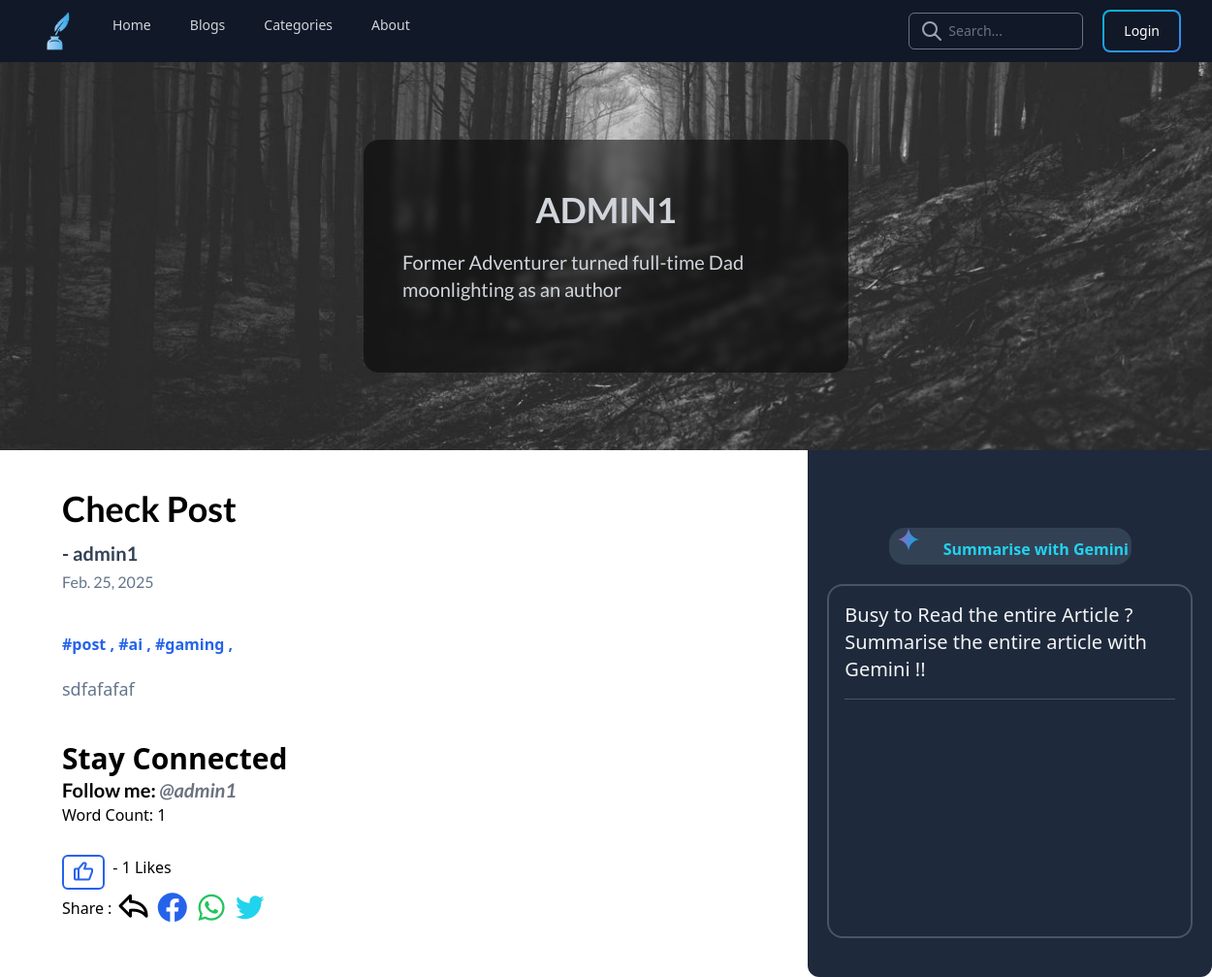
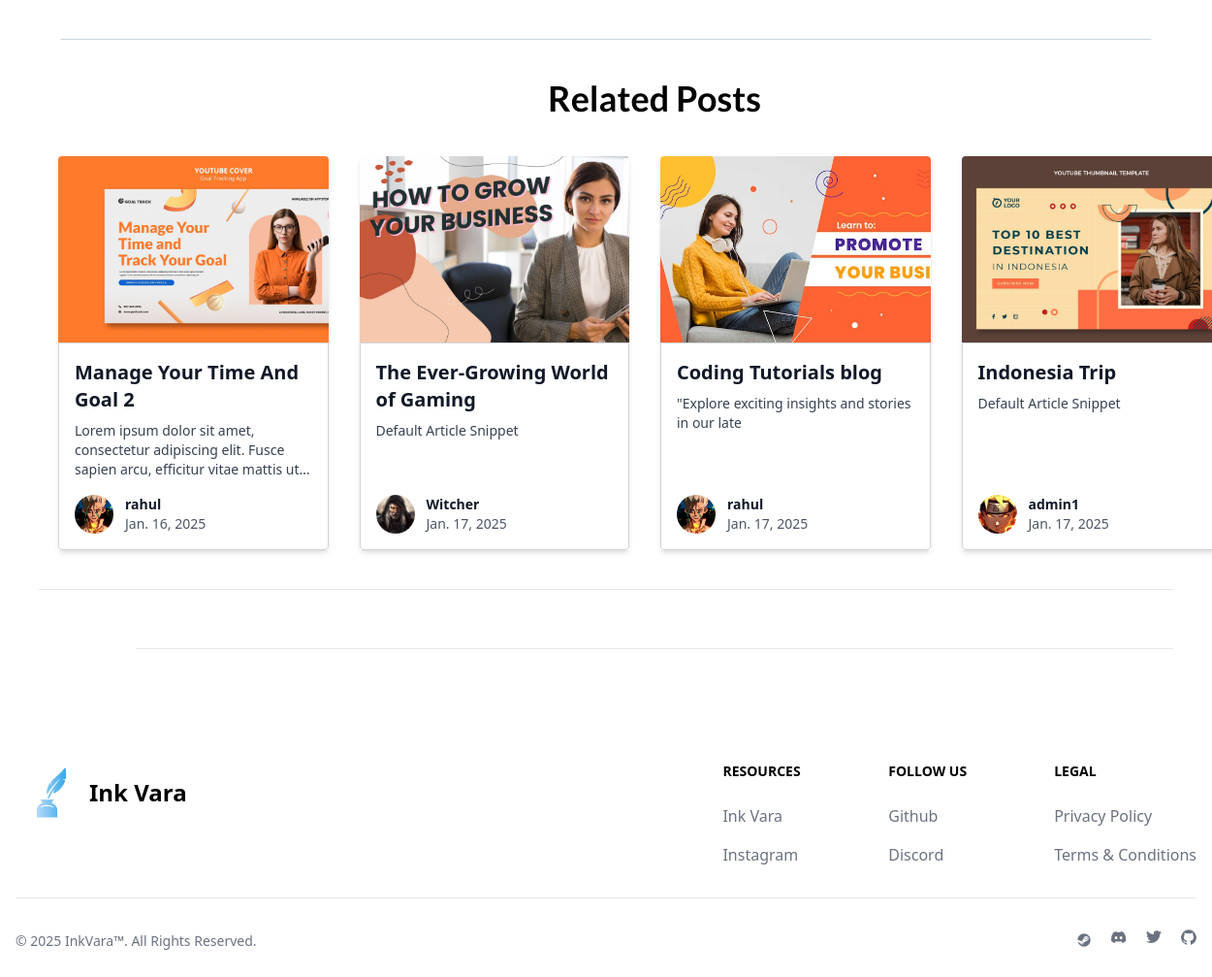
The page /blogarea/article/32/ on the database its author committed (2 pictures, top to bottom).
### blogarea/models.py (models this page shows, shortened)
class Post(models.Model):
    choices = Category.objects.all().values_list('name','name')
    title = models.CharField(max_length=255)
    author = models.ForeignKey(User,on_delete=models.CASCADE,null=True,blank=True)
    post_date = models.DateField(auto_now_add=True)
    hashtags = models.TextField(max_length=200,null=True)
    category = models.CharField(choices=choices,max_length=255,default="Uncategorized")
    articleSnippet = models.CharField(max_length=50)
    thumbnail = models.ImageField(upload_to='thumbnail/',null=True,blank=True, default='thumbnail/thumbnail.jpg')
    like = models.ManyToManyField(User,related_name='blog_posts',null=True,blank=True)
    tags = models.ManyToManyField("Hashtag",related_name="posts",null=True,blank=True)
    body = RichTextField(blank=True,null=True)
    def total_likes(self):
        return self.like.count()
    def word_count(self):
        text_content = strip_tags(self.body)
        return len(text_content.split())

class Profile(models.Model):
    user = models.OneToOneField(User,null=True,on_delete=models.CASCADE)
    profileImage = models.ImageField(upload_to='profile_pics',null=True,blank=True,default="profile_pics/default_profile_pic.jpg")
    profileBackground = models.ImageField(upload_to='profile_background',null=True,blank=True)
    bio = models.TextField()
    blogcaption = models.CharField(max_length=150,null=True,blank=True,default="Former Adventurer turned full-time Dad moonlighting as an author")
    contact = PhoneNumberField(blank=True, null=True)
    location = models.CharField(max_length=150,null=True,blank=True,default="Earth")
    occupation = models.CharField(max_length=50,null=True,blank=True,default="Occupation")
    industry = models.CharField(max_length=50,null=True,blank=True,default="Industry")
    position = models.CharField(max_length=50,null=True,blank=True,default="position")
    skills = models.TextField(null=True,blank=True,help_text="Enter your skills separated by commas")
    education = models.TextField(null=True,blank=True)
    twitter_link = models.URLField(max_length=200,null=True,blank=True,default="https://x.com/")
    instagram_link = models.URLField(max_length=200,null=True,blank=True,default="https://instagram.com/")
    youtube_link = models.URLField(max_length=200,null=True,blank=True,default="https://youtube.com/")

class Hashtag(models.Model):
    tag = models.CharField(max_length = 20,null=True,blank=True)
    post = models.ManyToManyField(Post,null=True,related_name='hashtag_posts')
    def __str__(self):
        return self.tag

### blogarea/views.py (the view, shortened to what this page needs)
# urls.py: path('article/<int:pk>/', ArticleDetailView.as_view(), name="ArticleDetailView"),
class ArticleDetailView(DetailView,FormMixin):
    model = Post
    template_name = 'article_Detail.html'
    form_class = CommentForm
    def get_context_data(self, *args, **kwargs):
        context = super(ArticleDetailView, self).get_context_data(*args, **kwargs)
        posts = Post.objects.annotate(like_count=Count('like')).order_by('-like_count')
        current_post = get_object_or_404(Post,id=self.kwargs['pk'])
        related_posts = posts.filter(Q(category=current_post.category) | Q(tags__tag__in=current_post.tags.all()) ).exclude(id=current_post.id)
        total_words = current_post.word_count()
        total_likes = current_post.total_likes()
        has_liked = self.request.user in current_post.like.all() if self.request.user.is_authenticated else False
        comments = Comment.objects.filter(post_id = current_post.id)
        comments_number = comments.count()
        context['current_post'] = current_post
        context['comments_number'] = comments_number
        context['comments'] =  list(comments.filter(user=self.request.user)) + list(comments.exclude(user=self.request.user).order_by('-comment_date')) if self.request.user.is_authenticated else list(comments)
        context['form'] = self.get_form()
        context['has_liked'] = has_liked
        context['related_posts'] = related_posts[:4]
        context['posts'] = posts
        context['total_likes'] = total_likes
        context['total_words'] = total_words
        return context

### blogarea/forms.py
class CommentForm(forms.ModelForm):
    class Meta:
        model = Comment
        fields = ['body']
        labels = {'body':'Comment'}
        widgets = {
            'body' : forms.Textarea(attrs={'placeholder':'Comment Here !!',
                                           'id':'comment-text',
                                           'rows':5,
                                           'cols':50,
                                           'style':' ',})
        }

### blogarea/templates/article_Detail.html (shortened to what this page needs)
{% load static tailwind_tags %}
<!DOCTYPE html>
<html lang="en" class="w-full">
  <head>
    <link
      href="https://unpkg.com/boxicons@2.1.4/css/boxicons.min.css"
      rel="stylesheet"
    />
    {% tailwind_css %} {% load static %}
  </head>
  <body class="min-h-screen w-full flex flex-col overflow-x-hidden">
    {% include 'nav.html' %}
    <div class="flex-grow grid grid-rows-[400px_auto] min-h-[800px]">
      <div
        class="w-full h-full max-h-[650px] relative bg-cover bg-center flex justify-center items-center"
        style="background-image: url('{%static 'bg.jpg'%}')"
      >
        <div
          class="w-4/5 md:w-2/5 h-3/5 rounded-2xl backdrop-blur-sm bg-black/50 flex justify-center items-center flex-col sm:px-10 px-5"
        >
          <a
            href="{% url 'show_profile_page' post.author.profile.id%}"
            style="font-family: lato"
            class="text-gray-300 text-4xl font-bold mb-5 cursor-pointer hover:text-white"
          >
            {{post.author | upper}}
          </a>
          <h1
            style="font-family: lato"
            class="text-gray-300 text-xl font-normal mb-5"
          >
            {{post.author.profile.blogcaption}}
          </h1>
        </div>
      </div>
      <div
        class="grid grid-rows-[1fr_auto] ml:grid-cols-[2fr_1fr] w-full ml:px-0"
      >
        <div class="w-full py-10 pl-3 px-7 ml:pr-20 ml:pl-16">
          <h1
            style="font-family: lato"
            class="text-4xl font-bold mb-3 relative"
            id="title"
          >
            {{post.title}}
          </h1>
          <h1
            style="font-family: lato"
            class="text-xl text-slate-700 font-bold mb-1"
          >
            -&nbsp;{{post.author}}
          </h1>
          <h2
            style="font-family: lato"
            class="text-1xl font-normal text-slate-500 mb-10"
          >
            {{post.post_date}}
          </h2>
          <h1 class="mb-5 text-xm text-blue-600 font-semibold">
            {% if post.tags %} {% for tag in post.tags.all %}
            <a href="{% url 'categories_detail' tag %}">#{{tag}}</a>&nbsp;,
            {% endfor %} {% endif %}
          </h1>
          <h1 class="text-slate-500 sm:text-lg text-md" id="body">
            {{post.body|safe}}
          </h1>
          <h1 class="text-3xl font-bold mt-10 mb-10s">Stay Connected</h1>
          <h1 class="text-xl font-semibold" style="font-family: lato">
            Follow me:&nbsp;<a
              href="{{post.author.profile.instagram_link}}"
              class="text-gray-500 italic"
              >@{{post.author|lower}}</a
            >
          </h1>
          <h1 class="mb-5">Word Count: {{total_words}}</h1>
          <form
            action="{% url 'like_post' post.pk %}"
            method="post"
            id="like-form"
          >
            <button
              type="submit"
              name="post_id"
              value="{{ post.id }}"
              id="LikeButton"
            >
              {% if not has_liked %}
              <i
                id="like-icon"
                class="bx bx-like text-2xl translate-y-1/4 text-blue-600 bg-white border-2 border-blue-600 px-2 py-1 hover:text-white hover:bg-blue-600 rounded-md"
              ></i>
              {%else%}
              <i
                id="like-icon"
                class="bx bx-like text-2xl translate-y-1/4 text-white bg-blue-600 px-2 py-1 rounded-md"
              ></i>
              {% endif %}
            </button>
            <label style="margin-top: 10px" for="LikeButton"
              >&nbsp;-
              <span id="like-number">{{total_likes}}</span> Likes</label
            >
          </form>
          <p>
            Share :
            <a
              href="https://www.facebook.com/sharer/sharer.php?u={{ request.build_absolute_uri }}"
              target="_blank"
              ><i class="bx bx-share transform text-4xl translate-y-1/4"></i
            ></a>
            <a
              href="https://www.facebook.com/sharer/sharer.php?u={{ request.build_absolute_uri }}"
              target="_blank"
              ><i
                class="bx bxl-facebook-circle text-blue-600 text-4xl translate-y-1/4"
              ></i
            ></a>
            <a
              href="https://api.whatsapp.com/send?text=Check this out: {{ request.build_absolute_uri }}"
              target="_blank"
            >
              <i
                class="bx bxl-whatsapp text-green-500 text-4xl translate-y-1/4"
              ></i>
            </a>
            <a
              href="https://twitter.com/intent/tweet?url={{ request.build_absolute_uri }}&text=Check this out!"
              target="_blank"
              ><i
                class="bx bxl-twitter text-cyan-400 text-4xl translate-y-1/4"
              ></i
            ></a>
          </p>
        </div>
        <div class="py-10 px-5 bg-slate-800 flex flex-col sm:rounded-b-xl">
          <button
            onclick="fetchResponse()"
            class="w-[250px] h-[50px] mb-5 flex rounded-2xl text-cyan-400 font-semibold bg-slate-700 hover:bg-slate-600 mt-10 left-1/2 relative translate-x-[-50%]"
          >
            <span class="relative top-1/4 ml-4">Summarise with Gemini</span>
          </button>
          <div
            class="border-2 border-slate-600 border-solid rounded-2xl h-full p-4"
          >
            <h1 class="text-md sm:text-xl text-gray-100 mb-4">
              Busy to Read the entire Article ? Summarise the entire article
              with Gemini !!
            </h1>
            <hr class="border-1 border-slate-600 border-solid" />
            <h1
              id="response"
              class="text-slate-300 text-sm mt-4 min-h-[200px]"
            ></h1>
          </div>
        </div>
      </div>
      <hr
        class="mt-10 border-1 border-slate-300 w-[90%] ml-[50%] translate-x-[-50%]"
      />
      <div
        class="ml-0 sm:ml-10 w-full flex justify-center flex-col items-center"
      >
        <h1 style="font-family: lato" class="my-10 ml-5 font-bold text-4xl">
          Related Posts
        </h1>
        <div
          id="cardContainer"
          class="grid grid-cols-1 md:grid-cols-4 sm:grid-cols-3 gap-8 w-full pb-10 px-5"
        >
          {% for post in related_posts%} {% include 'cards.html'%} {% endfor %}
        </div>
      </div>
    </div>
    <div class="flex-grow flex flex-col pb-5">
      <hr class="mx-10 mb-5" />
      <div class="pl-4 ml:pl-[100px] relative">
        <hr class="mx-10 mt-10" />
        <br />
      </div>
    </div>
    {% include 'footerCode.html' %} {% include 'comment.html'%}
  </body>
</html>

### blogarea/templates/cards.html (shortened to what this page needs)
<div
  class="max-w-sm w-full shadow-md hover:scale-[1.05] transition-transform duration-300 flex flex-col"
>
  <div
    class="h-48 bg-cover rounded-t text-center overflow-hidden"
    style="background-image: url('{% if post.thumbnail %}{{ post.thumbnail.url }}{% else %}/media/thumbnail/thumbnail.jpg{% endif %}')"
    title="{{ post.title }}"
  ></div>
  <div
    class="blog-cards border border-gray-300 bg-white rounded-b p-4 flex flex-col justify-between flex-grow"
  >
    <div class="mb-4">
      <a href="{% url 'ArticleDetailView' post.id %}">
        <h3 class="text-gray-900 font-bold text-xl hover:text-cyan-600">
          {{ post.title }}
        </h3>
      </a>
      <p class="text-gray-700 text-sm line-clamp-3">
        {{ post.articleSnippet }}
      </p>
    </div>
    <div class="flex items-center">
      <a
        href="{% url 'show_profile_page' post.author.profile.id %}"
        class="flex items-center"
      >
        <img
          class="w-10 h-10 rounded-full mr-3"
          src="{% if post.author.profile.profileImage %}{{ post.author.profile.profileImage.url }}{% else %}/media/thumbnail/thumbnail.jpg{% endif %}"
          alt="Author Image"
        />
        <div class="text-sm">
          <p class="text-gray-900 font-semibold">{{ post.author }}</p>
          <p class="text-gray-600">{{ post.post_date }}</p>
        </div>
      </a>
    </div>
  </div>
</div>

### rows shown on the page
Post: author "ADMIN1", author.profile.blogcaption "Former Adventurer turned full-time Dad moonlighting as an author", title "Check Post", author "admin1", post_date "Feb. 25, 2025", body "sdfafafaf"
Hashtag: tag "post"
Hashtag: tag "ai"
Hashtag: tag "gaming"
Post: thumbnail (picture), title "Manage Your Time And Goal 2", articleSnippet "Lorem ipsum dolor sit amet, consectetur adipiscing elit. Fusce sapien arcu, efficitur vitae mattis…", author.profileImage (picture), author "rahul", post_date "Jan. 16, 2025"
Post: thumbnail (picture), title "The Ever-Growing World of Gaming", articleSnippet "Default Article Snippet", author.profileImage (picture), author "Witcher", post_date "Jan. 17, 2025"
Post: thumbnail (picture), title "Coding Tutorials blog", articleSnippet "\"Explore exciting insights and stories in our late", author.profileImage (picture), author "rahul", post_date "Jan. 17, 2025"
Post: thumbnail (picture), title "Indonesia Trip", articleSnippet "Default Article Snippet", author.profileImage (picture), author "admin1", post_date "Jan. 17, 2025"

### other values the page prints
{{ total_words }} "1"
{{ total_likes }} "1"
